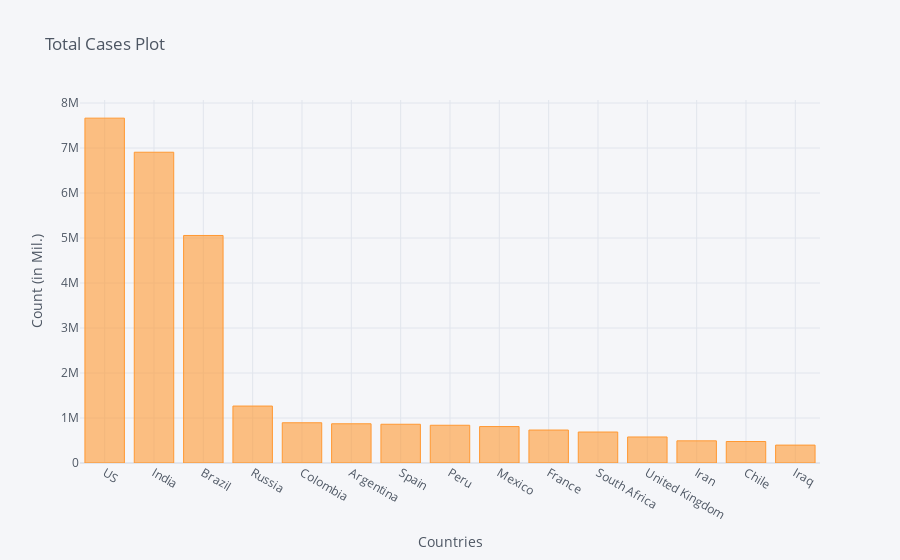

The cell this chart's notebook holds for it:
### Code cell
corona_dframe_agg_plot.iplot(kind='bar', x='Country/Region', y='10/9/20',
                             title='Total Cases Plot',xTitle='Countries',yTitle='Count (in Mil.)')

### Figure 1 — Plotly figure (JSON) as saved in the notebook; plotly's stock layout.template omitted (floating-point values rounded to 4 significant figures)
{"data": [{"marker": {"color": "rgba(255, 153, 51, 0.6)", "line": {"color": "rgba(255, 153, 51, 1.0)", "width": 1}}, "name": "10/9/20", "orientation": "v", "text": "", "type": "bar", "x": ["US", "India", "Brazil", "Russia", "Colombia", "Argentina", "Spain", "Peru", "Mexico", "France", "South Africa", "United Kingdom", "Iran", "Chile", "Iraq"], "y": [7663293, 6906151, 5055888, 1265572, 894300, 871468, 861112, 838614, 810020, 732434, 688352, 578390, 492378, 477769, 397780]}], "layout": {"legend": {"bgcolor": "#F5F6F9", "font": {"color": "#4D5663"}}, "paper_bgcolor": "#F5F6F9", "plot_bgcolor": "#F5F6F9", "title": {"font": {"color": "#4D5663"}, "text": "Total Cases Plot"}, "xaxis": {"gridcolor": "#E1E5ED", "showgrid": true, "tickfont": {"color": "#4D5663"}, "title": {"font": {"color": "#4D5663"}, "text": "Countries"}, "zerolinecolor": "#E1E5ED"}, "yaxis": {"gridcolor": "#E1E5ED", "showgrid": true, "tickfont": {"color": "#4D5663"}, "title": {"font": {"color": "#4D5663"}, "text": "Count (in Mil.)"}, "zerolinecolor": "#E1E5ED"}}}
